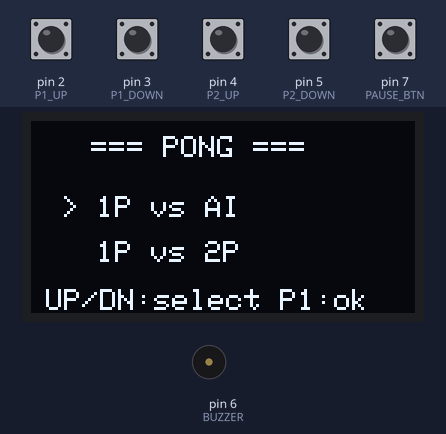
A sketch run on a simulated Arduino Uno, built with avr-gcc and run on an emulated ATmega328P. On the bench: 128×64 one-colour display, buzzer (waves = sounding). Inputs (shaded band) come from the test bench; at power-on: pin 2 (P1_UP), pin 3 (P1_DOWN), pin 4 (P2_UP), pin 5 (P2_DOWN), pin 7 (PAUSE_BTN) HIGH. Random numbers use the default seed unless the sketch sets one.

Above: at 1.2 s.
1.3 s: pin 2 (P1_UP) pulled LOW for 0.15 s
At 2.2 s:
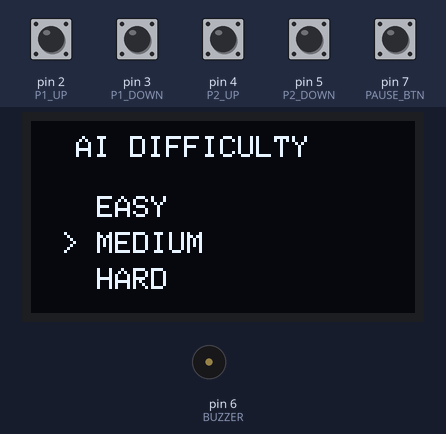
2.9 s: pin 4 (P2_UP) pulled LOW for 0.15 s
At 3.9 s:
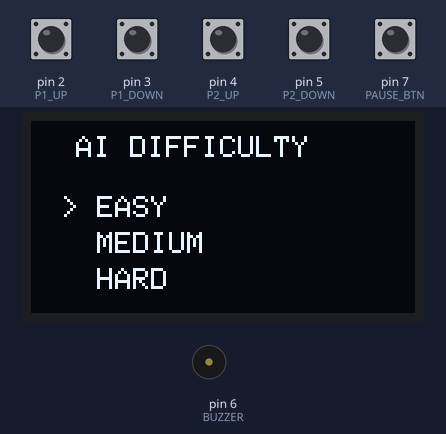
4.5 s: pin 5 (P2_DOWN) pulled LOW for 1 s
At 5.3 s:
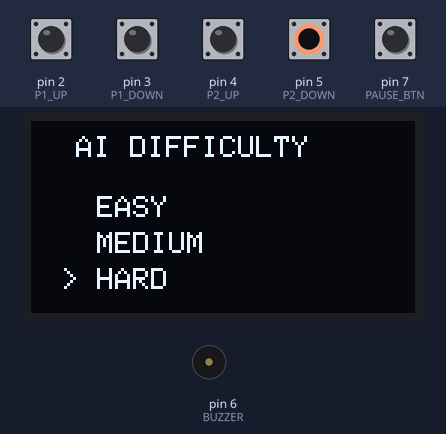
7.0 s: pin 2 (P1_UP) pulled LOW for 1 s
At 43.3 s:
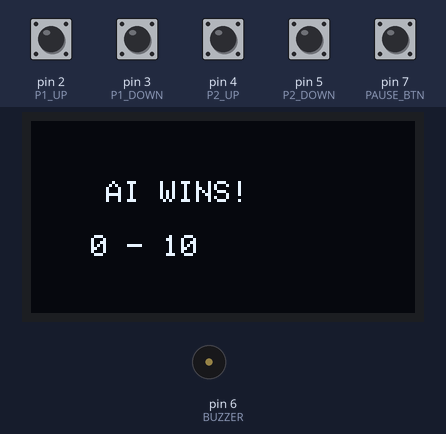
Timing chart, 0 to 44.1 s (numbered marks = the images above; inputs shaded):
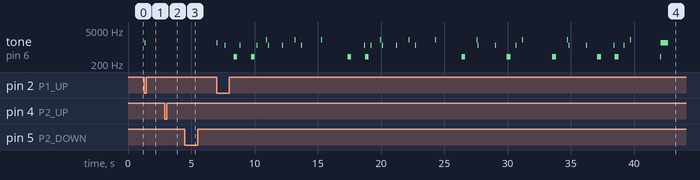

The sketch:

Pong_Game_Reactive_AI_based.ino
```cpp
#include <Wire.h>
#include <Adafruit_GFX.h>
#include <Adafruit_SSD1306.h>

#define SCREEN_WIDTH 128
#define SCREEN_HEIGHT 64

Adafruit_SSD1306 display(SCREEN_WIDTH, SCREEN_HEIGHT, &Wire, -1);

#define P1_UP     2
#define P1_DOWN   3
#define P2_UP     4
#define P2_DOWN   5
#define BUZZER    6
#define PAUSE_BTN 7

#define WIN_SCORE    10
#define PADDLE_H     15
#define PADDLE_SPEED 3
#define MAX_SPEED    2.5f

int gameState = 0;
int menuIndex = 0;
int difficulty = 1;

float ballX, ballY;
float vx = 2, vy = 2;
float speedMultiplier = 1.0f;
float speedIncrement = 0.05f;

int p1Y = 25, p2Y = 25;
int score1 = 0, score2 = 0;
int aiSpeed = 2;

unsigned long lastInput = 0;
#define DEBOUNCE_MS 150

void beep(int f, int t) { tone(BUZZER, f, t); }

void resetBall() {
  ballX = 63;
  ballY = 31;
  do { vy = random(-3, 4); } while (vy == 0);
  vx = random(0, 2) ? 2 : -2;
  speedMultiplier = 1.0f;
}

void setup() {
  Serial.begin(9600);

  pinMode(P1_UP,     INPUT_PULLUP);
  pinMode(P1_DOWN,   INPUT_PULLUP);
  pinMode(P2_UP,     INPUT_PULLUP);
  pinMode(P2_DOWN,   INPUT_PULLUP);
  pinMode(PAUSE_BTN, INPUT_PULLUP);
  pinMode(BUZZER,    OUTPUT);

  if (!display.begin(SSD1306_SWITCHCAPVCC, 0x3C)) {
    Serial.println("OLED not found");
    while (true);
  }

  display.setTextColor(SSD1306_WHITE);
  display.setTextSize(1);
  display.clearDisplay();
  display.display();

  randomSeed(analogRead(0));
  resetBall();
}

void loop() {
  if      (gameState == 0) modeMenu();
  else if (gameState == 1) difficultyMenu();
  else                     gameLoop();
}

// ─── MODE MENU ───────────────────────────────────────────────

void modeMenu() {
  display.clearDisplay();
  display.setCursor(20, 5);
  display.println("=== PONG ===");
  display.setCursor(10, 25);
  display.println(menuIndex == 0 ? "> 1P vs AI" : "  1P vs AI");
  display.setCursor(10, 40);
  display.println(menuIndex == 1 ? "> 1P vs 2P" : "  1P vs 2P");
  display.setCursor(5, 56);
  display.print("UP/DN:select P1:ok");
  display.display();

  unsigned long now = millis();
  if (now - lastInput < DEBOUNCE_MS) return;

  if (digitalRead(P2_UP)   == LOW) { menuIndex = 0; beep(1000, 50); lastInput = now; }
  if (digitalRead(P2_DOWN) == LOW) { menuIndex = 1; beep(1000, 50); lastInput = now; }
  if (digitalRead(P1_UP)   == LOW) {
    beep(1500, 100);
    lastInput = now;
    if (menuIndex == 0) {
      gameState = 1;
    } else {
      speedIncrement = 0.1f;
      score1 = 0; score2 = 0;
      resetBall();
      gameState = 2;
    }
  }
}

// ─── DIFFICULTY MENU ─────────────────────────────────────────

void difficultyMenu() {
  display.clearDisplay();
  display.setCursor(15, 5);
  display.print("AI DIFFICULTY");
  display.setCursor(10, 25);
  display.print(difficulty == 0 ? "> EASY"   : "  EASY");
  display.setCursor(10, 37);
  display.print(difficulty == 1 ? "> MEDIUM" : "  MEDIUM");
  display.setCursor(10, 49);
  display.print(difficulty == 2 ? "> HARD"   : "  HARD");
  display.display();

  unsigned long now = millis();
  if (now - lastInput < DEBOUNCE_MS) return;

  if (digitalRead(P2_UP)   == LOW) { if (difficulty > 0) difficulty--; lastInput = now; }
  if (digitalRead(P2_DOWN) == LOW) { if (difficulty < 2) difficulty++; lastInput = now; }

  if (digitalRead(P1_UP) == LOW) {
    switch (difficulty) {
      case 0: aiSpeed = 1; speedMultiplier = 0.8f; speedIncrement = 0.03f; break;
      case 1: aiSpeed = 2; speedMultiplier = 1.0f; speedIncrement = 0.05f; break;
      case 2: aiSpeed = 4; speedMultiplier = 1.3f; speedIncrement = 0.08f; break;
    }
    score1 = 0; score2 = 0;
    resetBall();
    gameState = 2;
    beep(1500, 100);
    lastInput = now;
  }
}

// ─── PAUSE ───────────────────────────────────────────────────

void checkPause() {
  if (digitalRead(PAUSE_BTN) != LOW) return;
  delay(200);

  int pauseSel = 0;
  while (true) {
    display.clearDisplay();
    display.setCursor(40, 10);
    display.print("- PAUSED -");
    display.setCursor(30, 30);
    display.print(pauseSel == 0 ? "> Resume"    : "  Resume");
    display.setCursor(30, 44);
    display.print(pauseSel == 1 ? "> Main Menu" : "  Main Menu");
    display.display();

    unsigned long now = millis();
    if (now - lastInput >= DEBOUNCE_MS) {
      if (digitalRead(P2_UP)   == LOW) { pauseSel = 0; lastInput = now; }
      if (digitalRead(P2_DOWN) == LOW) { pauseSel = 1; lastInput = now; }
      if (digitalRead(P1_UP)   == LOW) {
        beep(1000, 100);
        lastInput = now;
        if (pauseSel == 1) {
          score1 = 0; score2 = 0;
          resetBall();
          gameState = 0;
        }
        return;
      }
    }
  }
}

// ─── GAME LOOP ───────────────────────────────────────────────

void gameLoop() {
  checkPause();

  // Player 1
  if (digitalRead(P1_UP)   == LOW) p1Y -= PADDLE_SPEED;
  if (digitalRead(P1_DOWN) == LOW) p1Y += PADDLE_SPEED;
  p1Y = constrain(p1Y, 0, SCREEN_HEIGHT - PADDLE_H);

  // Player 2 / AI
  if (menuIndex == 1) {
    if (digitalRead(P2_UP)   == LOW) p2Y -= PADDLE_SPEED;
    if (digitalRead(P2_DOWN) == LOW) p2Y += PADDLE_SPEED;
  } else {
    int paddleCenter = p2Y + PADDLE_H / 2;
    int ballCenter   = (int)ballY;
    if      (ballCenter > paddleCenter + 2) p2Y += aiSpeed;
    else if (ballCenter < paddleCenter - 2) p2Y -= aiSpeed;
  }
  p2Y = constrain(p2Y, 0, SCREEN_HEIGHT - PADDLE_H);

  // Move ball
  ballX += vx * speedMultiplier;
  ballY += vy * speedMultiplier;

  // Top/bottom bounce
  if (ballY <= 0) {
    ballY = 0; vy = abs(vy);
    beep(1200, 30);
  }
  if (ballY >= SCREEN_HEIGHT - 3) {
    ballY = SCREEN_HEIGHT - 3; vy = -abs(vy);
    beep(1200, 30);
  }

  // P1 paddle collision
  if (ballX <= 6 && ballX >= 2 && ballY + 3 >= p1Y && ballY <= p1Y + PADDLE_H) {
    vx = abs(vx);
    ballX = 7;
    float hitPos = (ballY - p1Y) / (float)PADDLE_H;
    vy = (hitPos - 0.5f) * 6.0f;
    if (vy == 0) vy = 0.5f;
    speedMultiplier = min(speedMultiplier + speedIncrement, MAX_SPEED);
    beep(2000, 40);
  }

  // P2 paddle collision
  if (ballX >= 119 && ballX <= 123 && ballY + 3 >= p2Y && ballY <= p2Y + PADDLE_H) {
    vx = -abs(vx);
    ballX = 118;
    float hitPos = (ballY - p2Y) / (float)PADDLE_H;
    vy = (hitPos - 0.5f) * 6.0f;
    if (vy == 0) vy = 0.5f;
    speedMultiplier = min(speedMultiplier + speedIncrement, MAX_SPEED);
    beep(2000, 40);
  }

  // Scoring
  if (ballX <= 0) {
    score2++;
    beep(400, 300);
    resetBall();
  }
  if (ballX >= SCREEN_WIDTH) {
    score1++;
    beep(400, 300);
    resetBall();
  }

  // Win check
  if (score1 >= WIN_SCORE || score2 >= WIN_SCORE) {
    display.clearDisplay();
    display.setCursor(25, 20);
    if (score1 > score2)
      display.print(menuIndex == 0 ? "YOU WIN!" : "P1 WINS!");
    else
      display.print(menuIndex == 0 ? "AI WINS!" : "P2 WINS!");
    display.setCursor(20, 38);
    display.print(score1);
    display.print(" - ");
    display.print(score2);
    display.display();
    beep(1500, 600);
    delay(3000);
    score1 = 0; score2 = 0;
    resetBall();
    gameState = 0;
    return;
  }

  drawGame();
  delay(16);
}

// ─── DRAW ────────────────────────────────────────────────────

void drawGame() {
  display.clearDisplay();

  // Dashed center line
  for (int y = 0; y < SCREEN_HEIGHT; y += 6)
    display.drawFastVLine(63, y, 3, WHITE);

  // Scores
  display.setCursor(45, 1);
  display.print(score1);
  display.setCursor(75, 1);
  display.print(score2);

  // Paddles
  display.fillRect(2,   p1Y, 3, PADDLE_H, WHITE);
  display.fillRect(123, p2Y, 3, PADDLE_H, WHITE);

  // Ball
  display.fillRect((int)ballX, (int)ballY, 3, 3, WHITE);

  display.display();
}
```

Measured:
- after the input at 1.3 s, tone on pin 6 (BUZZER): silent → 1500 Hz at once, → silent 0.10 s later; the display: changes after 0.05 s (image 1)
- after the input at 2.9 s, the display: changes at once (image 2)
- after the input at 4.5 s, the display: first changes after 0.06 s (image 3 shows a later state)
- after the input at 7.0 s, tone on pin 6 (BUZZER): plays 1500 Hz for 0.10 s, 1200 Hz for 0.03 s, 400 Hz for 0.30 s, 1200 Hz for 0.03 s, 400 Hz for 0.30 s, 1200 Hz for 0.03 s … (40 notes in this stretch), starting at once; the display: first changes at once (image 4 shows a later state)
